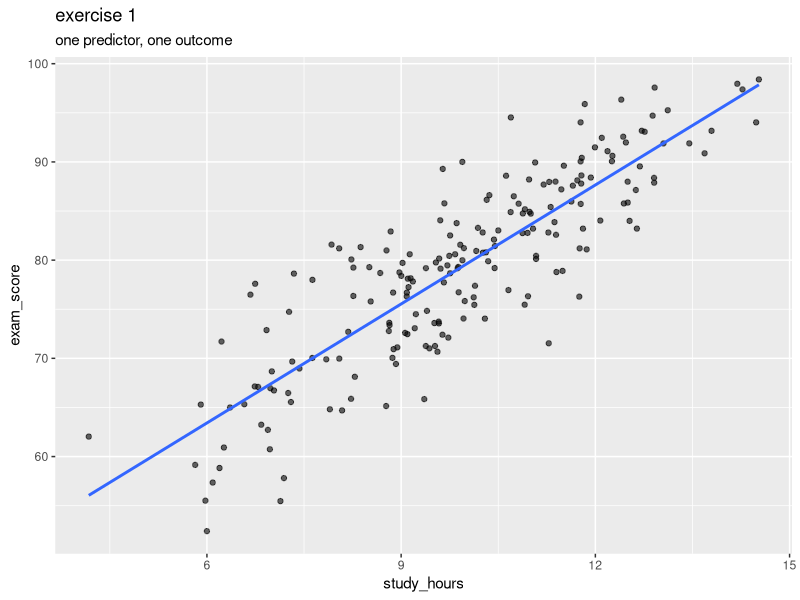
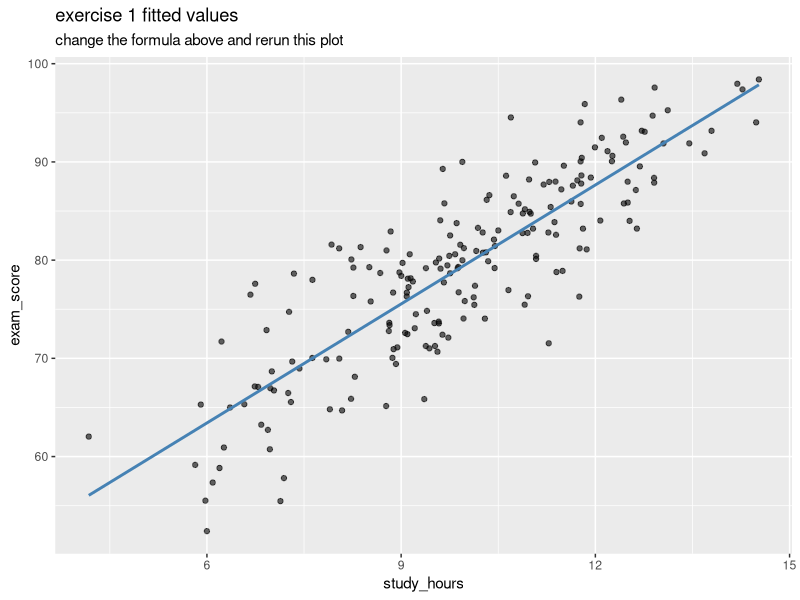
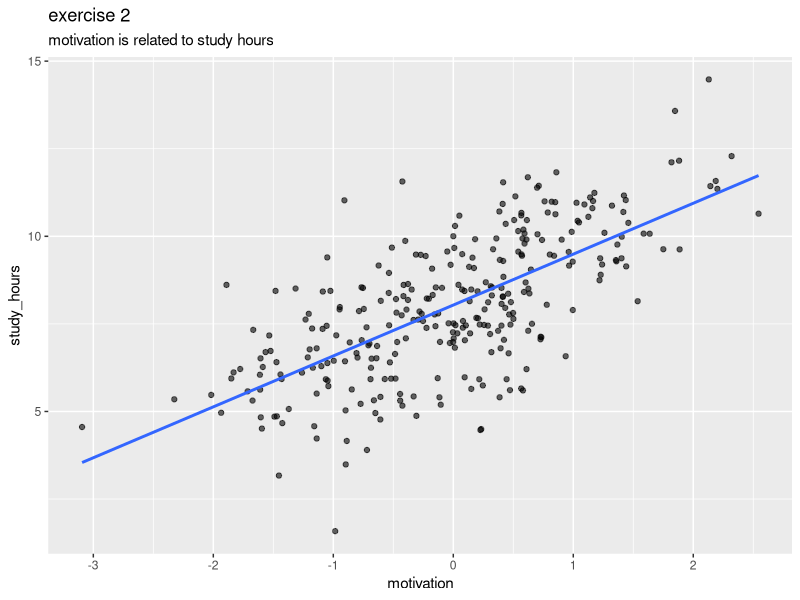
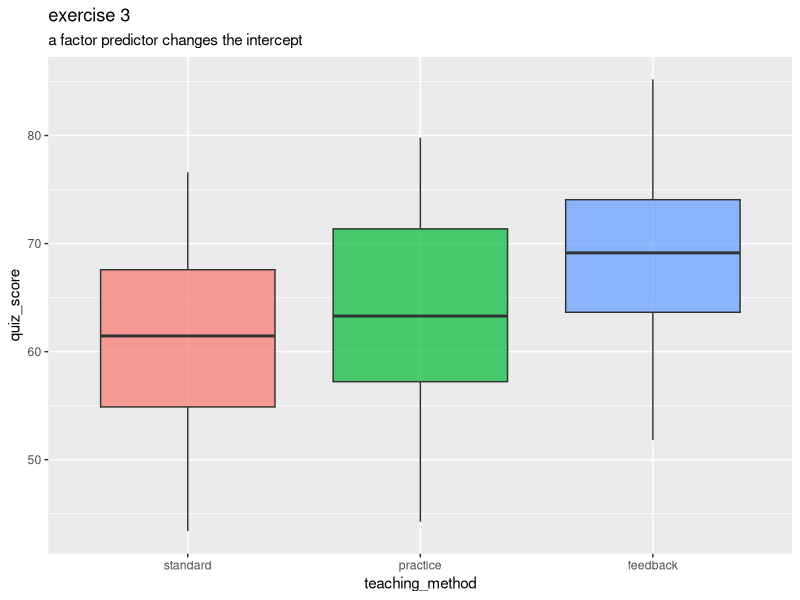
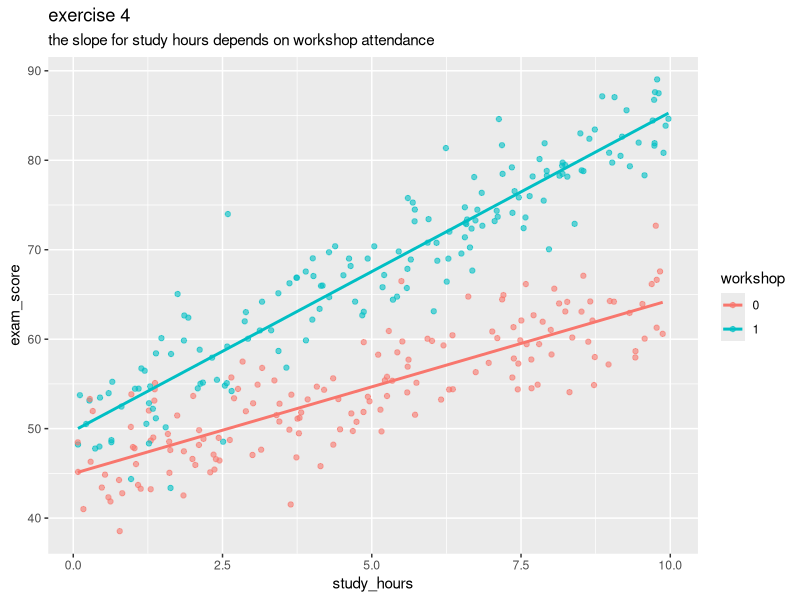
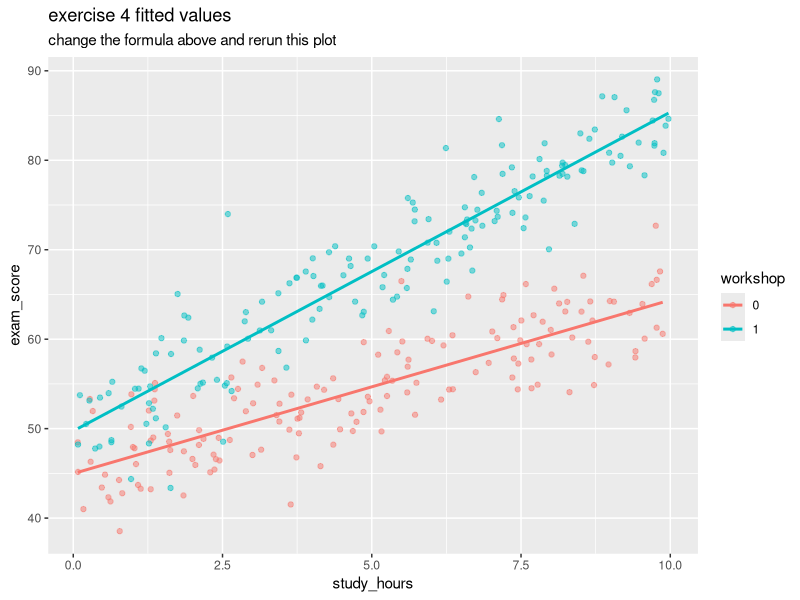
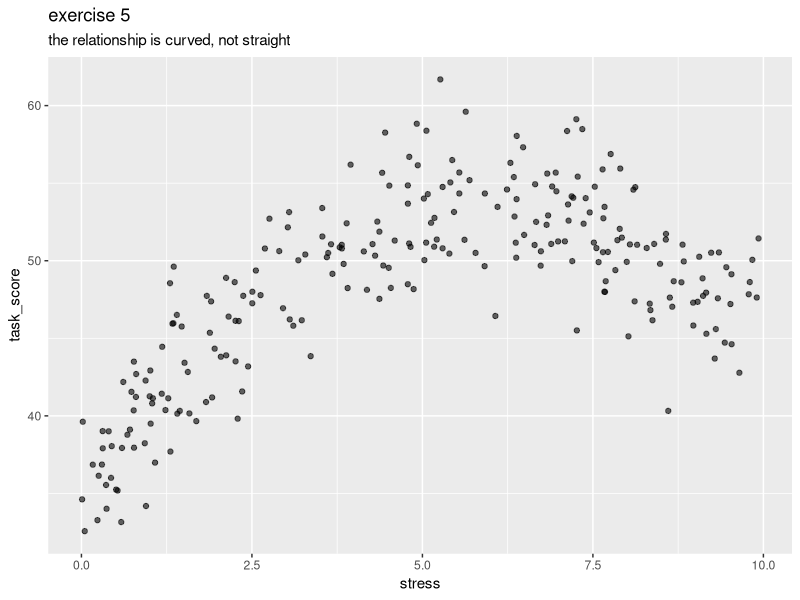
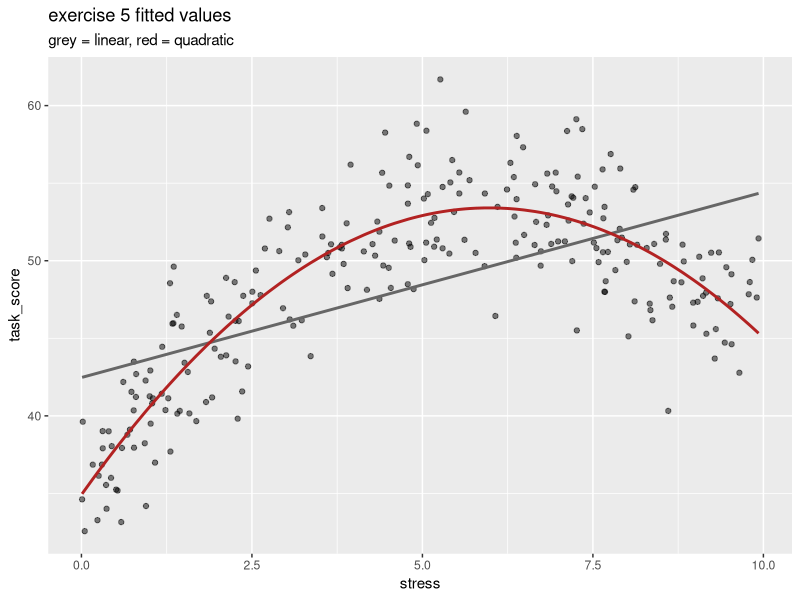

Generate these figures, in order, with R:
# ============================================================================
# psyc 434 -- lab 4: instructor notes and extensions
# self-standing script -- run from top to bottom
# ============================================================================

# --- packages ---------------------------------------------------------------
# install only the packages that are missing
required_packages <- c("tidyverse", "parameters")

missing_packages <- required_packages[
  !vapply(required_packages, \(pkg) requireNamespace(pkg, quietly = TRUE), logical(1))
]

if (length(missing_packages) > 0) {
  install.packages(missing_packages)
}

library(tidyverse)
library(parameters)

# students should start with `scripts/lab-04-student.R`
# use this script after the student version
# this fuller script adds:
# - more annotation around the simulation code
# - extra exercises with a factor predictor and a curved relationship
# - cleaner comparison tables
# - an optional extension on selection into the sample and
#   sample versus population estimates
# that final section reconnects the lab to the week 4 theme
# it is useful, but it is not the place to start if you are still getting
# comfortable with r syntax

# small helper to compare the fitted coefficient with the true one
show_term <- function(model, term, true_value) {
  if (!term %in% names(coef(model))) {
    cat(term, "is not in the current model\n")
    return(invisible(NULL))
  }

  estimate <- unname(coef(model)[[term]])

  cat(
    term, "estimate =", round(estimate, 2),
    "| true value =", round(true_value, 2), "\n"
  )
}

# --- exercise 1: simple linear regression -----------------------------------
# `set.seed()` makes the random numbers reproducible
# that means everyone should get the same simulated data
set.seed(434)

# `n` is the number of students we simulate
n <- 200

# `rnorm(n, mean = 10, sd = 2)` draws 200 values from a normal distribution
# centred on 10 with a standard deviation of 2
study_hours <- rnorm(n, mean = 10, sd = 2)

# this line builds exam scores from a linear model
# start at 40, add 4 points for each extra study hour,
# then add random error with `rnorm(n, mean = 0, sd = 5)`
exam_score <- 40 + 4 * study_hours + rnorm(n, mean = 0, sd = 5)

# `tibble()` makes a data frame
# this stores the two variables together in one rectangular dataset
df_simple <- tibble(
  study_hours = study_hours,
  exam_score = exam_score
)

# `ggplot(data, aes(...))` starts a graph
# `aes(x = ..., y = ...)` maps variables to the x-axis and y-axis
# `geom_point()` draws one point for each student
# `geom_smooth(method = "lm")` adds the fitted regression line
# `se = FALSE` hides the uncertainty band for now
# `labs()` adds the title and subtitle
ggplot(df_simple, aes(x = study_hours, y = exam_score)) +
  geom_point(alpha = 0.6) +
  geom_smooth(method = "lm", se = FALSE) +
  labs(
    title = "exercise 1",
    subtitle = "one predictor, one outcome"
  )

# coding practice:
# 1. run the model below as written
# 2. change the formula to `exam_score ~ 1`
# 3. rerun the next few lines and see what changes

# `lm()` fits a linear model
# the outcome goes on the left of `~`
# the predictor goes on the right of `~`
# `data = df_simple` tells r where to find the variables
fit_1 <- lm(
  exam_score ~ study_hours,
  data = df_simple
)

# this is the standard r output for a fitted regression
summary(fit_1)

# this prints a more readable summary of the same model
parameters::model_parameters(fit_1)
show_term(fit_1, "study_hours", true_value = 4)

# `predict(fit_1)` gives the fitted value for each student from the model
pred_1 <- df_simple |>
  mutate(fitted_value = predict(fit_1)) |>
  arrange(study_hours)

# this plot overlays the fitted values on the raw data
ggplot(pred_1, aes(x = study_hours, y = exam_score)) +
  geom_point(alpha = 0.6) +
  geom_line(aes(y = fitted_value), colour = "steelblue", linewidth = 1) +
  labs(
    title = "exercise 1 fitted values",
    subtitle = "change the formula above and rerun this plot"
  )


# --- exercise 2: two predictors ---------------------------------------------
set.seed(435)
n <- 300

# `rnorm(n, mean = 0, sd = 1)` creates a motivation variable
# centred on 0, where positive values mean above-average motivation
motivation <- rnorm(n, mean = 0, sd = 1)

# study hours now depend partly on motivation
# the last `rnorm()` term adds person-to-person variation not explained by motivation
study_hours <- 8 + 1.5 * motivation + rnorm(n, mean = 0, sd = 1.5)

# exam score depends on both study hours and motivation
# the final `rnorm()` term is random error around that linear relationship
exam_score <- 55 + 2.5 * study_hours + 6 * motivation + rnorm(n, mean = 0, sd = 6)

df_multiple <- tibble(
  study_hours = study_hours,
  motivation = motivation,
  exam_score = exam_score
)

ggplot(df_multiple, aes(x = motivation, y = study_hours)) +
  geom_point(alpha = 0.6) +
  geom_smooth(method = "lm", se = FALSE) +
  labs(
    title = "exercise 2",
    subtitle = "motivation is related to study hours"
  )

# coding practice:
# 1. run the two models below as written
# 2. change `fit_2_adjusted` to `exam_score ~ study_hours`
# 3. rerun the tables and compare the study-hours coefficient
# 4. change it back to `exam_score ~ study_hours + motivation`

fit_2_naive <- lm(
  exam_score ~ study_hours,
  data = df_multiple
)

fit_2_adjusted <- lm(
  exam_score ~ study_hours + motivation,
  data = df_multiple
)

parameters::model_parameters(fit_2_naive)
parameters::model_parameters(fit_2_adjusted)

comparison_2 <- tibble(
  model = c("naive", "adjusted"),
  study_hours_estimate = c(
    coef(fit_2_naive)[["study_hours"]],
    coef(fit_2_adjusted)[["study_hours"]]
  ),
  true_value = 2.5
) |>
  mutate(
    study_hours_estimate = round(study_hours_estimate, 2),
    true_value = round(true_value, 2)
  )

print(comparison_2)

# the adjusted model gets closer to the data-generating slope for study hours


# --- exercise 3: a categorical predictor ------------------------------------
set.seed(436)
n <- 360

# `runif(n, min = 0, max = 12)` draws values evenly between 0 and 12
practice_hours <- runif(n, min = 0, max = 12)

# `sample(..., replace = TRUE)` randomly assigns each student to one method
teaching_method <- sample(
  c("standard", "practice", "feedback"),
  size = n,
  replace = TRUE
)

# `case_when()` converts each teaching method into its score effect
method_effect <- case_when(
  teaching_method == "standard" ~ 0,
  teaching_method == "practice" ~ 4,
  teaching_method == "feedback" ~ 7
)

# quiz score starts at 50, increases with practice hours,
# shifts up or down by teaching method, and then adds random error
quiz_score <- 50 + 1.8 * practice_hours + method_effect + rnorm(n, mean = 0, sd = 4)

df_factor <- tibble(
  practice_hours = practice_hours,
  teaching_method = factor(
    teaching_method,
    levels = c("standard", "practice", "feedback")
  ),
  quiz_score = quiz_score
)

ggplot(df_factor, aes(x = teaching_method, y = quiz_score, fill = teaching_method)) +
  geom_boxplot(alpha = 0.7, show.legend = FALSE) +
  labs(
    title = "exercise 3",
    subtitle = "a factor predictor changes the intercept"
  )

# coding practice:
# 1. run the model below as written
# 2. change it to `quiz_score ~ practice_hours`
# 3. rerun the coefficient table
# 4. then add `teaching_method` back in and compare

fit_3 <- lm(
  quiz_score ~ practice_hours + teaching_method,
  data = df_factor
)

# r automatically turns the factor into indicator variables
parameters::model_parameters(fit_3)

# `standard` is the reference group because it is listed first in the factor
show_term(fit_3, "practice_hours", true_value = 1.8)


# --- exercise 4: an interaction ---------------------------------------------
set.seed(437)
n <- 320

# `runif()` draws study hours evenly between 0 and 10
study_hours <- runif(n, min = 0, max = 10)

# `rbinom(n, 1, 0.5)` draws 0 or 1
# here, 1 means attended the workshop and 0 means did not
workshop <- rbinom(n, 1, 0.5)

# this outcome has an interaction
# study hours matter for everyone, workshop adds a boost,
# and the `1.5 * study_hours * workshop` term makes the slope steeper
# for students who attended the workshop
exam_score <- 45 + 2 * study_hours + 5 * workshop +
  1.5 * study_hours * workshop + rnorm(n, mean = 0, sd = 4)

df_interaction <- tibble(
  study_hours = study_hours,
  workshop = workshop,
  exam_score = exam_score
)

ggplot(
  df_interaction,
  aes(x = study_hours, y = exam_score, colour = factor(workshop))
) +
  geom_point(alpha = 0.6) +
  geom_smooth(method = "lm", se = FALSE) +
  labs(
    title = "exercise 4",
    subtitle = "the slope for study hours depends on workshop attendance",
    colour = "workshop"
  )

# coding practice:
# 1. run the model below as written
# 2. change the formula to `exam_score ~ study_hours + workshop`
# 3. rerun the coefficient table and the fitted-value plot
# 4. then add the interaction back with `study_hours * workshop`

fit_4 <- lm(
  exam_score ~ study_hours * workshop,
  data = df_interaction
)

parameters::model_parameters(fit_4)
show_term(fit_4, "study_hours", true_value = 2)
show_term(fit_4, "workshop", true_value = 5)
show_term(fit_4, "study_hours:workshop", true_value = 1.5)

pred_4 <- df_interaction |>
  mutate(fitted_value = predict(fit_4)) |>
  arrange(workshop, study_hours)

ggplot(
  pred_4,
  aes(x = study_hours, y = exam_score, colour = factor(workshop))
) +
  geom_point(alpha = 0.5) +
  geom_line(aes(y = fitted_value), linewidth = 1) +
  labs(
    title = "exercise 4 fitted values",
    subtitle = "change the formula above and rerun this plot",
    colour = "workshop"
  )


# --- exercise 5: a curved relationship --------------------------------------
set.seed(438)
n <- 250

# `runif()` draws stress values evenly between 0 and 10
stress <- runif(n, min = 0, max = 10)

# this outcome follows a quadratic relationship
# the `+ 6 * stress` part makes scores rise at first
# the `- 0.5 * stress^2` part bends the curve downward
# the final `rnorm()` term adds random error
task_score <- 35 + 6 * stress - 0.5 * stress^2 + rnorm(n, mean = 0, sd = 3)

df_curve <- tibble(
  stress = stress,
  task_score = task_score
)

ggplot(df_curve, aes(x = stress, y = task_score)) +
  geom_point(alpha = 0.6) +
  labs(
    title = "exercise 5",
    subtitle = "the relationship is curved, not straight"
  )

# coding practice:
# 1. run the two models below as written
# 2. change `fit_5_quadratic` so it matches `fit_5_linear`
# 3. rerun the table and the plot
# 4. then add the squared stress term back in

fit_5_linear <- lm(
  task_score ~ stress,
  data = df_curve
)

fit_5_quadratic <- lm(
  task_score ~ stress + I(stress^2),
  data = df_curve
)

parameters::model_parameters(fit_5_linear)
parameters::model_parameters(fit_5_quadratic)

comparison_5 <- tibble(
  model = c("linear", "quadratic"),
  r_squared = c(
    summary(fit_5_linear)$r.squared,
    summary(fit_5_quadratic)$r.squared
  )
) |>
  mutate(r_squared = round(r_squared, 2))

print(comparison_5)

pred_5 <- df_curve |>
  mutate(
    fitted_linear = predict(fit_5_linear),
    fitted_quadratic = predict(fit_5_quadratic)
  ) |>
  arrange(stress)

ggplot(pred_5, aes(x = stress, y = task_score)) +
  geom_point(alpha = 0.5) +
  geom_line(aes(y = fitted_linear), colour = "grey40", linewidth = 1) +
  geom_line(aes(y = fitted_quadratic), colour = "firebrick", linewidth = 1) +
  labs(
    title = "exercise 5 fitted values",
    subtitle = "grey = linear, red = quadratic"
  )

# the quadratic model matches the data-generating process more closely


# --- helpers for the optional section ---------------------------------------
# you can ignore this part until you reach the final section
g_compute <- function(model, data, treatment_var, weights = NULL) {
  data_a0 <- data
  data_a1 <- data

  data_a0[[treatment_var]] <- 0
  data_a1[[treatment_var]] <- 1

  contrast <- predict(model, newdata = data_a1) - predict(model, newdata = data_a0)

  if (is.null(weights)) {
    return(mean(contrast))
  }

  weighted.mean(contrast, w = weights)
}

simulate_transport_data <- function(
  n_population = 5000,
  p_z_population = 0.6,
  p_selected_if_z0 = 0.8,
  p_selected_if_z1 = 0.35,
  beta_a = 1,
  beta_az = 2,
  noise_sd = 1,
  seed = 123
) {
  set.seed(seed)

  # `rbinom()` draws binary variables, so z, a, and selected take values 0 or 1
  z_population <- rbinom(n_population, 1, p_z_population)
  a_population <- rbinom(n_population, 1, 0.5)

  # the treatment effect is `beta_a` when z = 0 and `beta_a + beta_az` when z = 1
  # the final `rnorm()` term adds random error
  y_population <- 50 + beta_a * a_population + beta_az * a_population * z_population +
    rnorm(n_population, 0, noise_sd)

  # people with z = 1 are less likely to be selected into the analytic sample
  selection_probability <- ifelse(
    z_population == 1,
    p_selected_if_z1,
    p_selected_if_z0
  )

  selected <- rbinom(n_population, 1, selection_probability)

  population_data <- tibble(
    y = y_population,
    a = a_population,
    z = z_population,
    selected = selected
  )

  sample_data <- population_data |>
    filter(selected == 1) |>
    select(y, a, z)

  weights <- ifelse(sample_data$z == 1, 1 / p_selected_if_z1, 1 / p_selected_if_z0)
  weights <- weights / mean(weights)

  list(
    sample_data = tibble(
      y = sample_data$y,
      a = sample_data$a,
      z = sample_data$z,
      weights = weights
    ),
    population_data = population_data |> select(y, a, z),
    beta_a = beta_a,
    beta_az = beta_az,
    p_selected_if_z0 = p_selected_if_z0,
    p_selected_if_z1 = p_selected_if_z1
  )
}


# --- optional demonstration: selection bias with effect modification ---------
# this last section returns to a week 4 idea.
# the treatment effect depends on z, and selection into the sample changes how
# common z is. plain regression in the selected sample does not automatically
# recover the population average treatment effect.
data_transport <- simulate_transport_data(
  n_population = 5000,
  p_z_population = 0.6,
  p_selected_if_z0 = 0.8,
  p_selected_if_z1 = 0.35,
  beta_a = 1,
  beta_az = 2,
  noise_sd = 1,
  seed = 439
)

sample_data <- data_transport$sample_data
population_data <- data_transport$population_data

# first check how much the selected sample and target population differ on z
cat("selected sample z distribution:\n")
print(prop.table(table(sample_data$z)))

cat("\npopulation z distribution:\n")
print(prop.table(table(population_data$z)))

# fit three versions of the model
# 1. no interaction in the selected sample
# 2. interaction in the selected sample
# 3. interaction plus weights to target the population distribution of z
fit_sample_no_interaction <- lm(
  y ~ a + z,
  data = sample_data
)

fit_sample <- lm(
  y ~ a * z,
  data = sample_data
)

fit_weighted <- lm(
  y ~ a * z,
  data = sample_data,
  weights = sample_data$weights
)

fit_population <- lm(
  y ~ a * z,
  data = population_data
)

# compare the selected-sample coefficients
coefficient_comparison <- tibble(
  model = c(
    "selected sample: no interaction",
    "selected sample: interaction",
    "weighted selected sample: interaction",
    "population: interaction"
  ),
  a = c(
    coef(fit_sample_no_interaction)[["a"]],
    coef(fit_sample)[["a"]],
    coef(fit_weighted)[["a"]],
    coef(fit_population)[["a"]]
  ),
  `a:z` = c(
    NA_real_,
    coef(fit_sample)[["a:z"]],
    coef(fit_weighted)[["a:z"]],
    coef(fit_population)[["a:z"]]
  )
) |>
  mutate(
    a = round(a, 2),
    `a:z` = round(`a:z`, 2)
  )

print(coefficient_comparison)

# because the treatment effect depends on z, the average effect depends on
# how common z is in the group we average over
true_ate_sample <- with(
  sample_data,
  mean(data_transport$beta_a + data_transport$beta_az * z)
)

true_ate_population <- with(
  population_data,
  mean(data_transport$beta_a + data_transport$beta_az * z)
)

# manually standardise predicted outcomes under treatment and control
ate_sample_no_interaction <- g_compute(
  fit_sample_no_interaction,
  sample_data,
  treatment_var = "a"
)

ate_sample <- g_compute(fit_sample, sample_data, treatment_var = "a")

ate_weighted <- g_compute(
  fit_weighted,
  sample_data,
  treatment_var = "a",
  weights = sample_data$weights
)

ate_population <- g_compute(fit_population, population_data, treatment_var = "a")

# collect the true and estimated average treatment effects in one table
results_transport <- tibble(
  estimand = c(
    "true selected-sample ate",
    "true population ate",
    "selected sample: no interaction",
    "selected sample: interaction",
    "weighted selected sample: interaction",
    "population g-computation"
  ),
  estimate = c(
    true_ate_sample,
    true_ate_population,
    ate_sample_no_interaction,
    ate_sample,
    ate_weighted,
    ate_population
  )
) |>
  mutate(estimate = round(estimate, 2))

print(results_transport)

# read this table from top to bottom:
# 1. the selected sample has the wrong mix of z values
# 2. omitting the interaction hides that treatment effects differ by z
# 3. even with the interaction, the unweighted estimate still targets the
#    selected sample rather than the population
# 4. weights recover the population average treatment effect more closely
